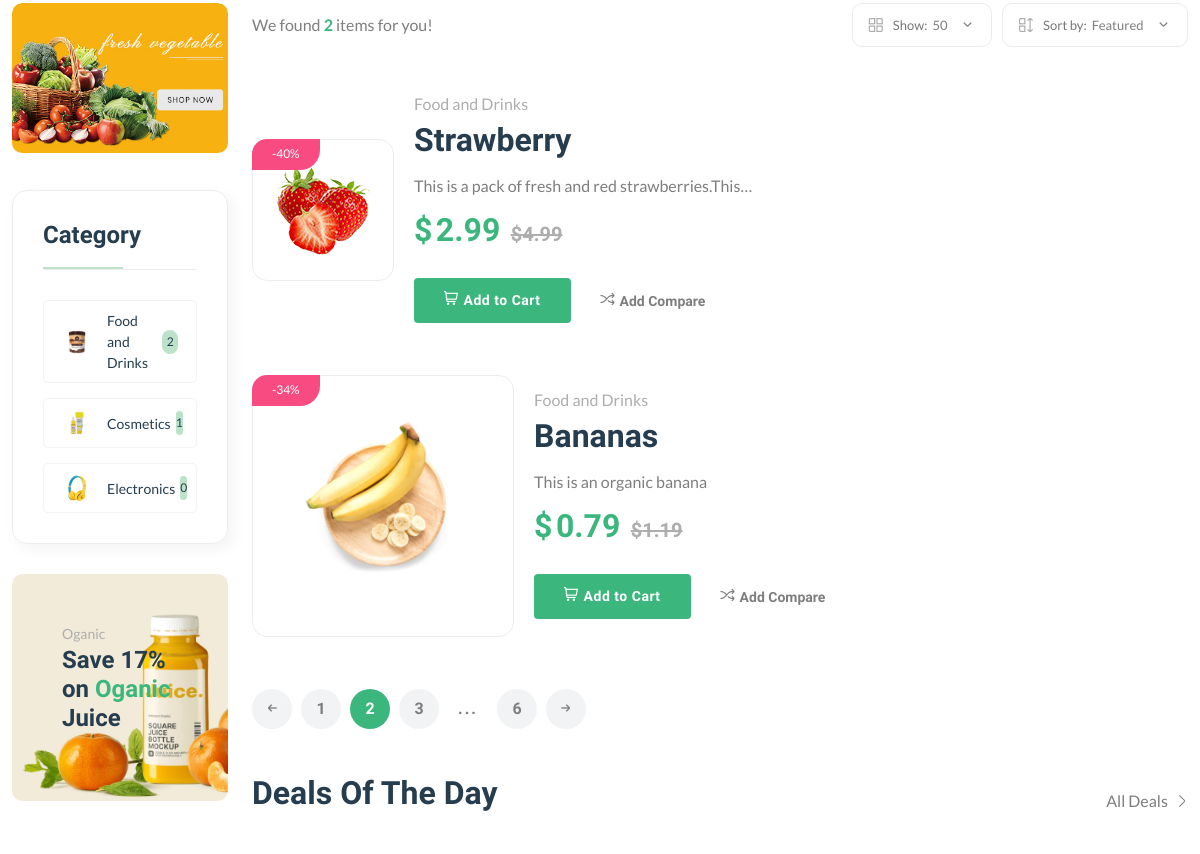
Before: /vendor/ven4f5a1h34ag (middle part) with the older database file.
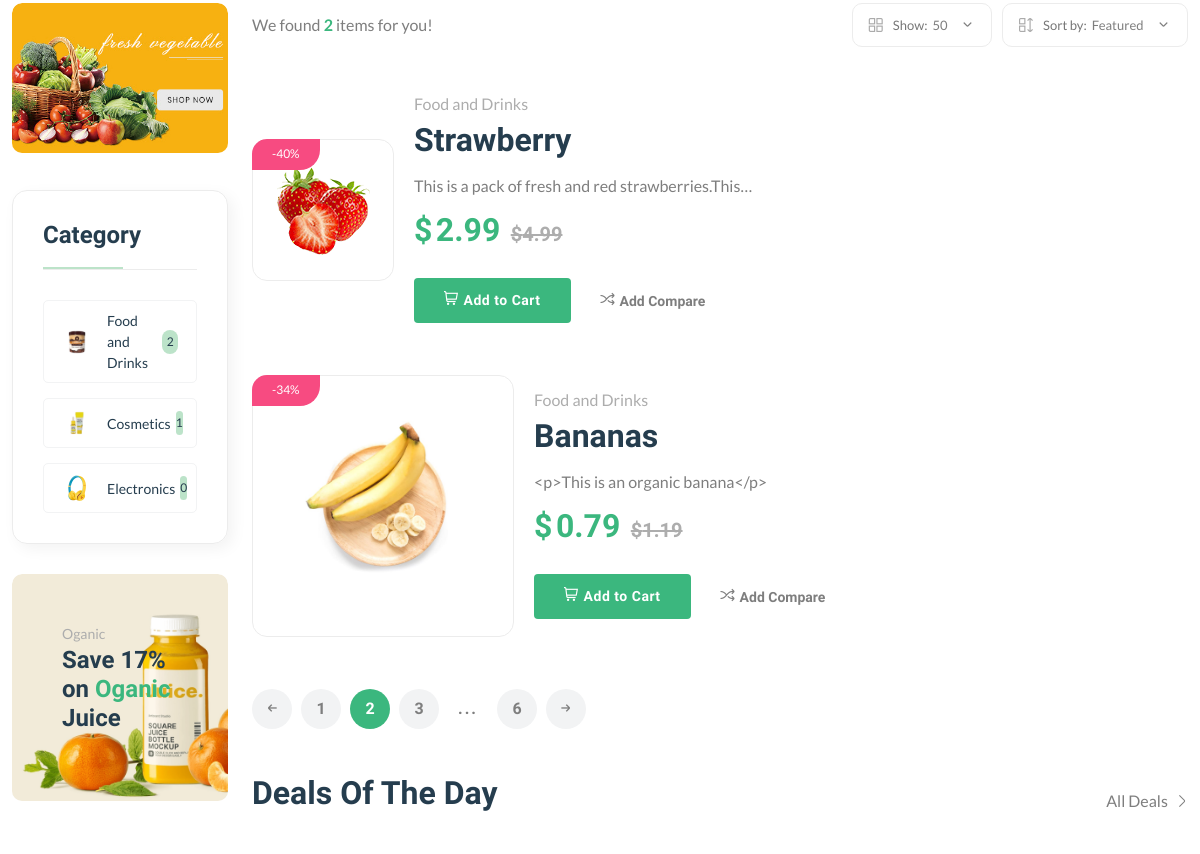
After: the same page with the newer database file.
### core/models.py (models this page shows, shortened)
class Product(models.Model):
    p_id = ShortUUIDField(unique=True,
                          length=10,
                          max_length=20,
                          alphabet="abcdefgh12345")
    user = models.ForeignKey(User, on_delete = models.SET_NULL, null = True)
    category = models.ForeignKey(Category, on_delete = models.SET_NULL, null = True, related_name = "category")
    vendor = models.ForeignKey(Vendor, on_delete = models.SET_NULL, null = True, related_name = "product")
    title = models.CharField(max_length = 100, default = "Fresh Fruits")
    image = models.ImageField(upload_to=user_directory_path, default="product.jpg")
    description = RichTextUploadingField(null=True, blank=True, default="This is the product")
    price = models.DecimalField(max_digits=9999999999999, decimal_places = 2, default = "1.99")
    old_price = models.DecimalField(max_digits=9999999999999, decimal_places = 2, default = "2.99")
    specifications = RichTextUploadingField(null=True, blank=True)
    type = models.CharField(max_length=100, default = "Organic", null = True, blank = True)
    stock_count = models.IntegerField(default = 10, null=True, blank=True)
    life = models.IntegerField(default=100, null = True, blank = True)
    mfd = models.DateTimeField(auto_now_add=False, null = True, blank = True)
    tags = TaggableManager(blank=True)
    product_status = models.CharField(choices=STATUS, max_length=10, default = "in_review")
    status = models.BooleanField(default=True)
    in_stock = models.BooleanField(default=True)
    featured = models.BooleanField(default=False)
    digital = models.BooleanField(default=False)
    sku  = ShortUUIDField(unique=True,
                          length=4,
                          max_length=10,
                          prefix="sku",
                          alphabet="1234567890")
    date = models.DateTimeField(auto_now_add = True)
    updated = models.DateTimeField(null = True, blank = True)
    class Meta:
        verbose_name_plural = "Products"
    def get_percentage(self):
        new_price = ((self.old_price - self.price) / self.old_price) * 100
        return new_price

class Category(models.Model):
    c_id = ShortUUIDField(unique=True,
                          length=10,
                          max_length=20,
                          prefix="cat",
                          alphabet="abcdefgh12345")
    title = models.CharField(max_length = 100, default = "Food and Drinks")# Title, heading
    image = models.ImageField(upload_to="category", default = "category.jpg")
    class Meta:
        verbose_name_plural = "Categories" # Categorys

### core/views.py (the view)
# urls.py: path("vendor/<v_id>", vendor_detail_view, name="vendor-detail"),
def vendor_detail_view(request, v_id):
    vendor = Vendor.objects.get(v_id = v_id)
    products = Product.objects.filter(vendor=vendor,
                                  product_status="published"
                                  )
    context = {
        "vendor": vendor,
        "products": products,
    }
    return render(request,
                  "core/vendor-detail.html",
                  context)

### core/context_processor.py (called while the page is built)
def default(request):
    categories = Category.objects.all()
    vendors = Vendor.objects.all()
    min_max_price = Product.objects.aggregate(Min("price"), Max("price"))
    try:
        wish_count = wishlist.objects.filter(user=request.user)
    except:
        messages.warning(request, "You need to be logged in to access your wishlist!!")
        wish_count = 0
    try:
        address = Address.objects.get(user=request.user)
    except:
        address = None
    return {
        'categories': categories,
        'address': address,
        'vendors': vendors,
        'min_max_price': min_max_price,
        'wish_count': wish_count,
    }

### templates/core/vendor-detail.html (shortened to what the changed rows need)
{% extends 'partials/base.html' %}
{% block content %}
{% load static %}
    <main class="main">
        <div class="container mb-30">
            <div class="row flex-row-reverse">
                <div class="col-lg-4-5">
                    <div class="product-list mb-50">
                        {% for prod in products %}
                        <div class="product-cart-wrap">
                            <div class="product-img-action-wrap">
                                <div class="product-img product-img-zoom">
                                    <div class="product-img-inner">
                                        <a href="{% url 'core:product-detail' prod.p_id %}">
                                            <img class="default-img" src="{{ prod.image.url }}" alt="" />
                                        </a>
                                    </div>
                                </div>
                                <div class="product-badges product-badges-position product-badges-mrg">
                                    <span class="hot">-{{ prod.get_percentage|floatformat:0 }}%</span>
                                </div>
                            </div>
                            <div class="product-content-wrap">
                                <div class="product-category">
                                    <a href="shop-grid-right.html">{{prod.category.title}}</a>
                                </div>
                                <h2><a href="{% url 'core:product-detail' prod.p_id %}">{{prod.title|truncatechars:50}}</a></h2>
                                <p class="mt-15 mb-15">{{prod.description|truncatechars:50}}</p>
                                <div class="product-price">
                                    <span>$</span> <span class="current-product-price-{{prod.id}}">{{ prod.price }}</span>
                                    <span class="old-price">${{prod.old_price}}</span>
                                </div>
                                <div class="mt-30 d-flex align-items-center">
                                    <button class="add btn btn-success add-to-cart-btn b-none" data-index="{{ prod.id }}" style="border:none;" id="add-to-cart-btn"><i class="fi-rs-shopping-cart mr-5"></i>Add to Cart</button>
                                    <a href="#" class="add-wishlish ml-30 text-body font-sm font-heading font-weight-bold"><i class="fi-rs-shuffle mr-5"></i>Add Compare</a>
                                </div>
                            </div>
                        </div>
                        {% endfor %}
                    </div>
                </div>
            </div>
        </div>
    </main>
{% endblock content %}

Changed rows visible on the page:
changed Product "Bananas": description "This is an organic banana" → "<p>This is an organic banana</p>"
